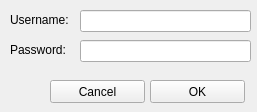
<?xml version="1.0" encoding="UTF-8"?>
<ui version="4.0">
 <class>VLoginWindow</class>
 <widget class="QWidget" name="VLoginWindow">
  <property name="geometry">
   <rect>
    <x>0</x>
    <y>0</y>
    <width>257</width>
    <height>112</height>
   </rect>
  </property>
  <property name="windowTitle">
   <string>Form</string>
  </property>
  <widget class="QLineEdit" name="lineEdit">
   <property name="geometry">
    <rect>
     <x>80</x>
     <y>10</y>
     <width>171</width>
     <height>22</height>
    </rect>
   </property>
  </widget>
  <widget class="QLineEdit" name="lineEdit_2">
   <property name="geometry">
    <rect>
     <x>80</x>
     <y>40</y>
     <width>171</width>
     <height>22</height>
    </rect>
   </property>
  </widget>
  <widget class="QLabel" name="label">
   <property name="geometry">
    <rect>
     <x>10</x>
     <y>10</y>
     <width>71</width>
     <height>20</height>
    </rect>
   </property>
   <property name="text">
    <string>Username:</string>
   </property>
  </widget>
  <widget class="QLabel" name="label_2">
   <property name="geometry">
    <rect>
     <x>10</x>
     <y>40</y>
     <width>71</width>
     <height>20</height>
    </rect>
   </property>
   <property name="text">
    <string>Password:</string>
   </property>
  </widget>
  <widget class="QPushButton" name="pushButton">
   <property name="geometry">
    <rect>
     <x>150</x>
     <y>80</y>
     <width>95</width>
     <height>23</height>
    </rect>
   </property>
   <property name="text">
    <string>OK</string>
   </property>
  </widget>
  <widget class="QPushButton" name="pushButton_2">
   <property name="geometry">
    <rect>
     <x>50</x>
     <y>80</y>
     <width>95</width>
     <height>23</height>
    </rect>
   </property>
   <property name="text">
    <string>Cancel</string>
   </property>
  </widget>
 </widget>
 <resources/>
 <connections/>
</ui>
